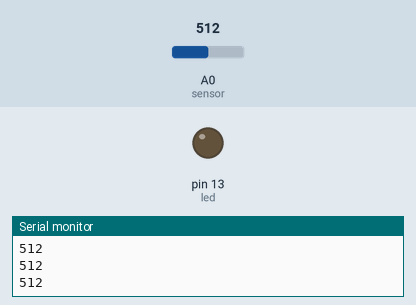
Bench run of a sketch on a simulated Arduino Uno, built with avr-gcc and run on an emulated ATmega328P. On the bench: output pins drawn as LEDs (lit = HIGH), the last lines printed to the serial monitor. Inputs (shaded band) come from the test bench; at power-on: A0 (sensor) = 512.

Above: at 1.2 s.
1.3 s: A0 (sensor) set to 212
2.8 s: A0 (sensor) set to 189
At 3.7 s:
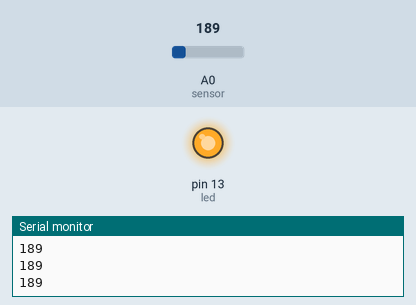
4.3 s: A0 (sensor) set to 210
At 4.8 s:
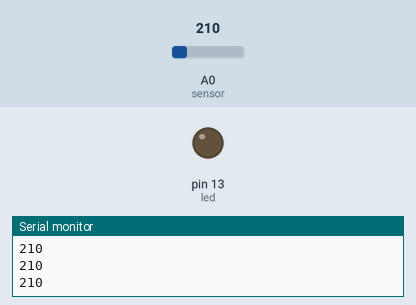
5.8 s: A0 (sensor) set to 190
At 7.2 s:
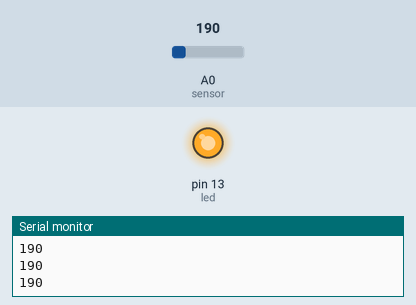
Timing chart, 0 to 8.3 s (numbered marks = the images above; inputs shaded):
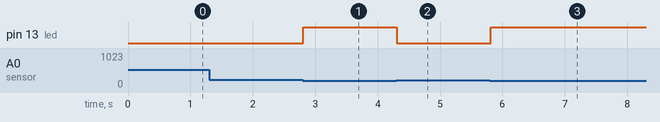

The sketch:

light_sensor.ino
```cpp
#define sensor A0
#define led 13
int sensor_reading ;

void setup() {
  // put your setup code here, to run once:
pinMode(led,OUTPUT);
Serial.begin(9600);


}

void loop() {
  // put your main code here, to run repeatedly:
  sensor_reading = analogRead(sensor);
  Serial.println(sensor_reading);

  if (sensor_reading>200){
    digitalWrite(led,LOW);
    delay(1);}
  else
    digitalWrite(led,HIGH);

}
```

Measured:
- the behaviour switches between 201 and 200 on A0 (sensor) (found by bisection; images 0 and 1)
- after the input at 2.8 s, pin 13 (led): LOW → HIGH at once
- after the input at 4.3 s, pin 13 (led): HIGH → LOW at once
- after the input at 5.8 s, pin 13 (led): LOW → HIGH at once
